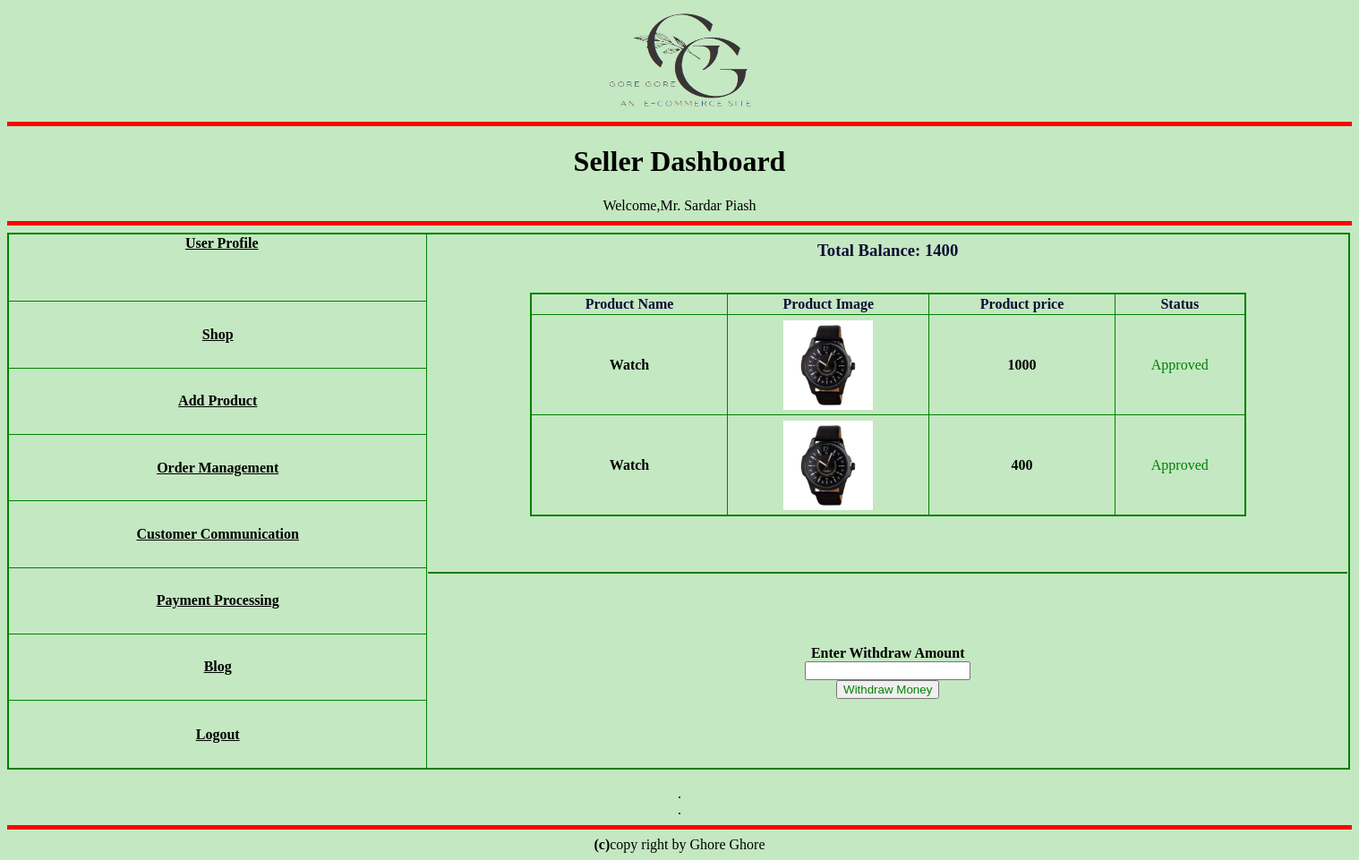
Screenshot of /project_Mid/payment_processing.php (signed in) with the database file from the repository.
### tables this page shows
CREATE TABLE `ordermanage` (
  `username` varchar(200) NOT NULL,
  `photo_id` varchar(300) NOT NULL,
  `price` int(200) NOT NULL,
  `status` varchar(30) NOT NULL,
  `id` int(11) NOT NULL,
  `product_name` varchar(300) NOT NULL
);

### project_Mid/ordered_list_for_payment.php (the view, shortened to what this page needs)
<?php
            $status="Approved";
            $servername = "localhost";
            $uname = "root";
            $pass = "";
            $dbname = "project";
            $con = mysqli_connect($servername, $uname, $pass, $dbname);
            $sql = "SELECT * FROM ordermanage WHERE status='$status' && username='{$_SESSION['username']}'";
            $result = mysqli_query($con, $sql);
            ?><table border=1 align="center">
            <tr style='color:0F0D35'>
                <th>Product Name</th>
                <th>Product Image</th>
                <th>Product price</th>
                <th>Status</th>
            </tr>
            <?php
                while ($row = mysqli_fetch_assoc($result)) {
                    echo "<tr>";
                    echo "<td class='mid'><b>" . $row['product_name'] . "</b></td>";
                    echo "<td class='mid'><img src='uploads/" . $row['photo_id'] . "' width='100' height='100'></td>";
                    echo "<td class='mid'><b>" . $row['price'] . "</b></td>";
                    echo "<td class='mid' style='color:green'>" . $row['status'] . "</td>";
                    echo "</tr>";
                }
            ?>
        </table>

### project_Mid/sellercss.php (style rules this page uses)
body { background-color:#C4E8C2; }

### project_Mid/ordered_list_for_payment.php (style rules this page uses)
.mid { text-align:center; }
table { width: 800px; height: 250px; border-collapse: collapse; border: 2px solid green; }

### rows the page displays
ordermanage: product_name "Watch", photo (picture), price "1000", status "Approved"
ordermanage: product_name "Watch", photo (picture), price "400", status "Approved"

### other values shown
$_SESSION['username'] "Sardar Piash"
$_SESSION['total_balance'] "1400"
